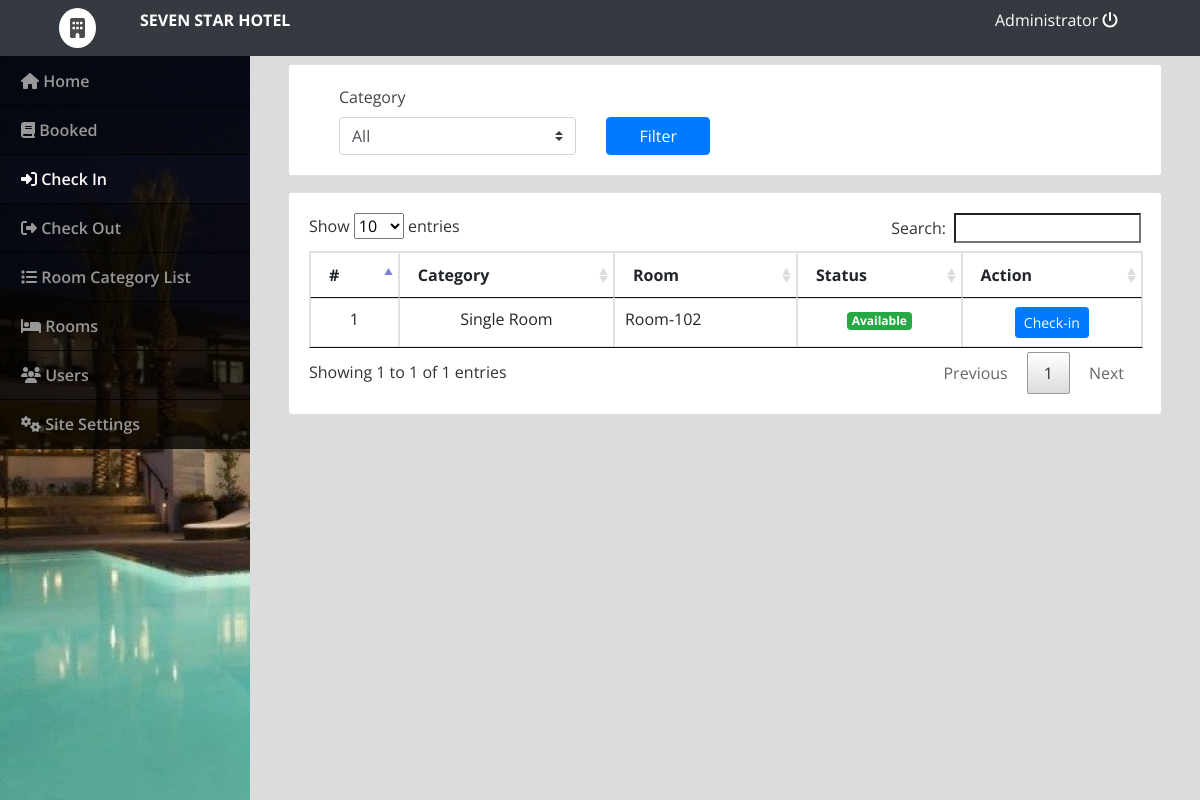
The app's page /admin/index.php?page=check_in (signed in) with its own data.
### tables this page shows
CREATE TABLE `rooms` (
  `id` int(30) NOT NULL,
  `room` varchar(30) NOT NULL,
  `category_id` int(30) NOT NULL,
  `status` tinyint(1) NOT NULL DEFAULT 0 COMMENT '0 = Available , 1= Unvailables'
);

### admin/check_in.php (the view, shortened to what this page needs)
<?php include('db_connect.php'); ?>
<div class="container-fluid">
	<div class="col-lg-12">
		<div class="row">
			<div class="col-md-12">
				<div class="card">
					<div class="card-body">
						<div class="container-fluid">
							<div class="col-md-12">
								<form id="filter">
									<div class="row">
										<div class=" col-md-4">
											<label class="control-label">Category</label>
											<select class="custom-select browser-default" name="category_id">
												<option value="all" <?php echo isset($_GET['category_id']) && $_GET['category_id'] == 'all' ? 'selected' : '' ?>>All</option>
												<?php
												$cat = $conn->query("SELECT * FROM room_categories order by name asc ");
												while($row= $cat->fetch_assoc()) {
													$cat_name[$row['id']] = $row['name'];
													?>
												<?php
												}
												?>
											</select>
										</div>
										<div class="col-md-2">
											<label for="" class="control-label">&nbsp</label>
											<button class="btn btn-block btn-primary">Filter</button>
										</div>
									</div>
								</form>
							</div>
						</div>
					</div>
				</div>
			</div>
		</div>
		<div class="row mt-3">
			<div class="col-md-12">
				<div class="card">
					<div class="card-body">
						<table class="table table-bordered">
							<thead>
								<th>#</th>
								<th>Category</th>
								<th>Room</th>
								<th>Status</th>
								<th>Action</th>
							</thead>
							<tbody>
								<?php
								$i = 1;
								$where = '';
									if(empty($where))
										$where .= " where status = '0' ";
									else
										$where .= " and status = '0' ";
								$rooms = $conn->query("SELECT * FROM rooms ".$where." order by id asc");
								while($row=$rooms->fetch_assoc()):
								?>
								<tr>
									<td class="text-center"><?php echo $i++ ?></td>
									<td class="text-center"><?php echo $cat_name[$row['category_id']] ?></td>
									<td class=""><?php echo $row['room'] ?></td>
									<?php if($row['status'] == 0): ?>
										<td class="text-center"><span class="badge badge-success">Available</span></td>
									<?php else: ?>
										<td class="text-center"><span class="badge badge-default">Unavailable</span></td>
									<?php endif; ?>
									<td class="text-center">
											<button class="btn btn-sm btn-primary check_in" type="button" data-id="<?php echo $row['id'] ?>">Check-in</button>
									</td>
								</tr>
							<?php endwhile; ?>
							</tbody>
						</table>
					</div>
				</div>
			</div>
		</div>
	</div>
</div>

### admin/assets/css/style.css (style rules this page uses)
body { font-family: "Open Sans", sans-serif; color: #444444; width: 100%; height: calc(100%); }

### admin/index.php (style rules this page uses)
body { background: #80808045; }

### records on screen
rooms: category "Single Room", room "Room-102", status "Available"

### other values on screen
$_SESSION['login_name'] "Administrator"
